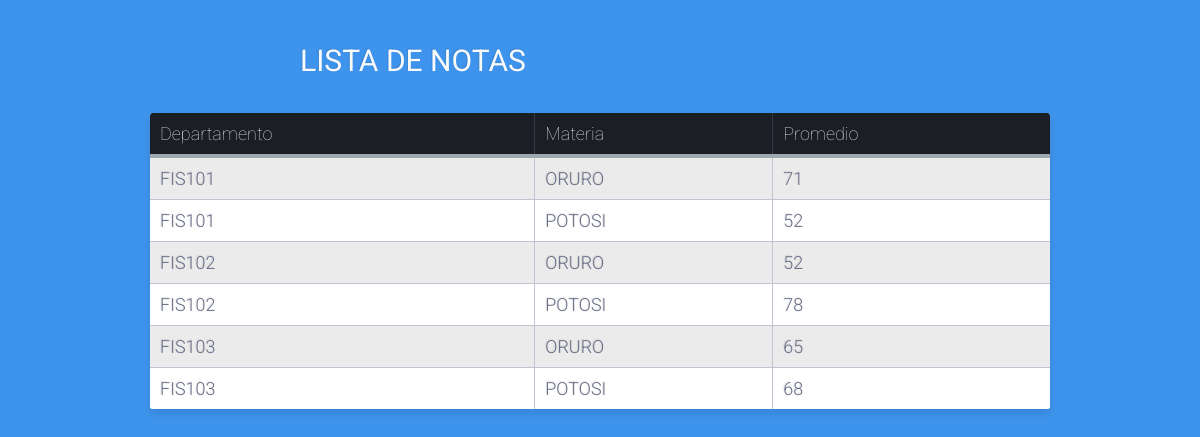
The page /notas.php?id=9291463 on the database its author committed.
### tables this page shows
CREATE TABLE `materia` (
  `id_materia` int(11) NOT NULL,
  `sigla` varchar(10) DEFAULT NULL,
  `carrera_fk` int(11) DEFAULT NULL
);

CREATE TABLE `departamento` (
  `cod_ine` varchar(2) NOT NULL,
  `abreviatura` varchar(2) NOT NULL,
  `departamento` varchar(15) NOT NULL
);

### notas.php (the view, shortened to what this page needs)
<!DOCTYPE html>
<html lang="es">
<head>
	<link rel="stylesheet" type="text/css" href="css/estilos.css">
</head>
<body>
	<?php
		$nombre = $_GET["id"];
		include "conexion.inc.php";
	?>
	<div class="table-title">
		<h3>Lista de Notas</h3>
	</div>
	<form action="notas.php" method="GET">
		<table class="table-fill">
			<thead>
				<tr>
					<th class="text-left">Departamento</th>
					<th class="text-left">Materia</th>
					<th class="text-left">Promedio</th>
				</tr>
			</thead>
			<tbody class="table-hover">
				<?php
					for ($i=1; $i <= 9; $i++) {
						$contador = 0;
						$promedio = 0;
						for ($j=1; $j <= 9; $j++) {
							$dpto = '0'.$j;
							$sql = "SELECT id_materia,sigla,cod_ine,departamento,notaFinal FROM docente
									INNER JOIN materia ON docente.materia_fk=materia.id_materia
									INNER JOIN nota ON nota.materia_fk=materia.id_materia
									INNER JOIN persona ON persona.ci=nota.id_persona
									INNER JOIN departamento ON persona.departamento_fk=departamento.cod_ine
									WHERE docente.docente_fk='$nombre'
									ORDER BY departamento";
							$query = mysqli_query($conn, $sql);
							while ($fila = mysqli_fetch_array($query)) {
								if ($fila["id_materia"]==$i && $fila["cod_ine"]==$dpto) {
									$materia = $fila["sigla"];
									$departamento = $fila["departamento"];
									$promedio = $promedio+$fila["notaFinal"];
									$contador++;
								}
							}
							if ($contador>0) {
								$promedio = $promedio/$contador;
								echo '<tr>';
								echo	'<td class="text-left">'.$materia.'</td>';
								echo	'<td class="text-left">'.$departamento.'</td>';
								echo	'<td class="text-left">'.$promedio.'</td>';
								echo '</tr>';
							}
							$contador = 0;
							$promedio = 0;
						}
					}
				 ?>
			</tbody>
		</table>
	</form>
</body>
</html>

### css/estilos.css (style rules this page uses)
body { background-color: #3e94ec; font-family: "Roboto", helvetica, arial, sans-serif; font-size: 16px; font-weight: 400; text-rendering: optimizeLegibility; }
div.table-title { display: block; margin: auto; max-width: 600px; padding:5px; width: 100%; }
.table-title h3 { color: #fafafa; font-size: 30px; font-weight: 400; font-style:normal; font-family: "Roboto", helvetica, arial, sans-serif; text-shadow: -1px -1px 1px rgba(0, 0, 0, 0.1); text-transform:uppercase; }
.table-fill { background: white; border-radius:3px; border-collapse: collapse; height: auto; margin: auto; max-width: 900px; padding:5px; width: 100%; box-shadow: 0 5px 10px rgba(0, 0, 0, 0.1); animation: float 5s infinite; }
th { color:#D5DDE5;; background:#1b1e24; border-bottom:4px solid #9ea7af; border-right: 1px solid #343a45; font-size:18px; font-weight: 100; padding:10px; text-align:left; text-shadow: 0 1px 1px rgba(0, 0, 0, 0.1); vertical-align:middle; }
th:first-child { border-top-left-radius:3px; }
th:last-child { border-top-right-radius:3px; border-right:none; }
tr { border-top: 1px solid #C1C3D1; border-bottom-: 1px solid #C1C3D1; color:#666B85; font-size:16px; font-weight:normal; text-shadow: 0 1px 1px rgba(256, 256, 256, 0.1); }
tr:first-child { border-top:none; }
tr:last-child { border-bottom:none; }
tr:nth-child(odd) td { background:#EBEBEB; }
tr:last-child td:first-child { border-bottom-left-radius:3px; }
tr:last-child td:last-child { border-bottom-right-radius:3px; }
td { background:#FFFFFF; padding:10px; text-align:left; vertical-align:middle; font-weight:300; font-size:18px; text-shadow: -1px -1px 1px rgba(0, 0, 0, 0.1); border-right: 1px solid #C1C3D1; }
td:last-child { border-right: 0px; }
th.text-left { text-align: left; }
td.text-left { text-align: left; }

### rows shown on the page
materia: sigla "FIS101", departamento.departamento "ORURO", promedio "71", departamento.departamento "POTOSI", promedio "52"
materia: sigla "FIS102", departamento.departamento "ORURO", promedio "52", departamento.departamento "POTOSI", promedio "78"
materia: sigla "FIS103", departamento.departamento "ORURO", promedio "65", departamento.departamento "POTOSI", promedio "68"
